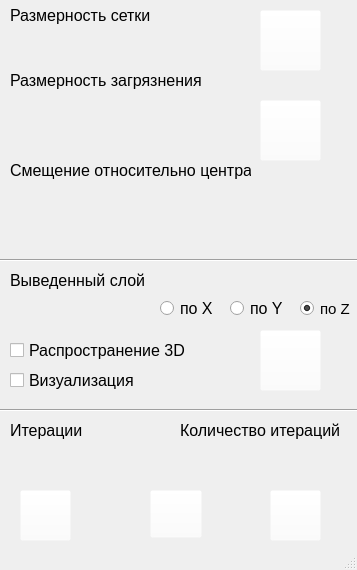
<?xml version="1.0" encoding="UTF-8"?>
<ui version="4.0">
 <class>MainWindow</class>
 <widget class="QMainWindow" name="MainWindow">
  <property name="geometry">
   <rect>
    <x>0</x>
    <y>0</y>
    <width>357</width>
    <height>570</height>
   </rect>
  </property>
  <property name="windowTitle">
   <string>Модель распространения загрязнения</string>
  </property>
  <property name="windowIcon">
   <iconset>
    <normaloff>science.png</normaloff>science.png</iconset>
  </property>
  <widget class="QWidget" name="centralwidget">
   <widget class="QLabel" name="label">
    <property name="geometry">
     <rect>
      <x>10</x>
      <y>0</y>
      <width>141</width>
      <height>31</height>
     </rect>
    </property>
    <property name="font">
     <font>
      <pointsize>12</pointsize>
     </font>
    </property>
    <property name="text">
     <string>Размерность сетки</string>
    </property>
   </widget>
   <widget class="QLabel" name="label_2">
    <property name="geometry">
     <rect>
      <x>10</x>
      <y>70</y>
      <width>211</width>
      <height>21</height>
     </rect>
    </property>
    <property name="font">
     <font>
      <pointsize>12</pointsize>
     </font>
    </property>
    <property name="text">
     <string>Размерность загрязнения</string>
    </property>
   </widget>
   <widget class="QTextEdit" name="grid">
    <property name="enabled">
     <bool>false</bool>
    </property>
    <property name="geometry">
     <rect>
      <x>10</x>
      <y>30</y>
      <width>171</width>
      <height>31</height>
     </rect>
    </property>
    <property name="styleSheet">
     <string notr="true">background-color: rgba(255, 255, 255, 0);</string>
    </property>
    <property name="html">
     <string>&lt;!DOCTYPE HTML PUBLIC &quot;-//W3C//DTD HTML 4.0//EN&quot; &quot;http://www.w3.org/TR/REC-html40/strict.dtd&quot;&gt;
&lt;html&gt;&lt;head&gt;&lt;meta name=&quot;qrichtext&quot; content=&quot;1&quot; /&gt;&lt;style type=&quot;text/css&quot;&gt;
p, li { white-space: pre-wrap; }
&lt;/style&gt;&lt;/head&gt;&lt;body style=&quot; font-family:'MS Shell Dlg 2'; font-size:8.25pt; font-weight:400; font-style:normal;&quot;&gt;
&lt;p style=&quot;-qt-paragraph-type:empty; margin-top:0px; margin-bottom:0px; margin-left:0px; margin-right:0px; -qt-block-indent:0; text-indent:0px;&quot;&gt;&lt;br /&gt;&lt;/p&gt;&lt;/body&gt;&lt;/html&gt;</string>
    </property>
   </widget>
   <widget class="QTextEdit" name="poll">
    <property name="enabled">
     <bool>false</bool>
    </property>
    <property name="geometry">
     <rect>
      <x>10</x>
      <y>100</y>
      <width>171</width>
      <height>51</height>
     </rect>
    </property>
    <property name="styleSheet">
     <string notr="true">background-color: rgba(255, 255, 255, 0);</string>
    </property>
    <property name="html">
     <string>&lt;!DOCTYPE HTML PUBLIC &quot;-//W3C//DTD HTML 4.0//EN&quot; &quot;http://www.w3.org/TR/REC-html40/strict.dtd&quot;&gt;
&lt;html&gt;&lt;head&gt;&lt;meta name=&quot;qrichtext&quot; content=&quot;1&quot; /&gt;&lt;style type=&quot;text/css&quot;&gt;
p, li { white-space: pre-wrap; }
&lt;/style&gt;&lt;/head&gt;&lt;body style=&quot; font-family:'MS Shell Dlg 2'; font-size:8.25pt; font-weight:400; font-style:normal;&quot;&gt;
&lt;p style=&quot;-qt-paragraph-type:empty; margin-top:0px; margin-bottom:0px; margin-left:0px; margin-right:0px; -qt-block-indent:0; text-indent:0px;&quot;&gt;&lt;br /&gt;&lt;/p&gt;&lt;/body&gt;&lt;/html&gt;</string>
    </property>
   </widget>
   <widget class="QTextEdit" name="layer">
    <property name="enabled">
     <bool>true</bool>
    </property>
    <property name="geometry">
     <rect>
      <x>10</x>
      <y>290</y>
      <width>141</width>
      <height>31</height>
     </rect>
    </property>
    <property name="styleSheet">
     <string notr="true">background-color: rgba(255, 255, 255, 0);</string>
    </property>
    <property name="html">
     <string>&lt;!DOCTYPE HTML PUBLIC &quot;-//W3C//DTD HTML 4.0//EN&quot; &quot;http://www.w3.org/TR/REC-html40/strict.dtd&quot;&gt;
&lt;html&gt;&lt;head&gt;&lt;meta name=&quot;qrichtext&quot; content=&quot;1&quot; /&gt;&lt;style type=&quot;text/css&quot;&gt;
p, li { white-space: pre-wrap; }
&lt;/style&gt;&lt;/head&gt;&lt;body style=&quot; font-family:'MS Shell Dlg 2'; font-size:8.25pt; font-weight:400; font-style:normal;&quot;&gt;
&lt;p style=&quot;-qt-paragraph-type:empty; margin-top:0px; margin-bottom:0px; margin-left:0px; margin-right:0px; -qt-block-indent:0; text-indent:0px;&quot;&gt;&lt;br /&gt;&lt;/p&gt;&lt;/body&gt;&lt;/html&gt;</string>
    </property>
   </widget>
   <widget class="QLabel" name="label_4">
    <property name="geometry">
     <rect>
      <x>10</x>
      <y>270</y>
      <width>141</width>
      <height>21</height>
     </rect>
    </property>
    <property name="font">
     <font>
      <pointsize>12</pointsize>
     </font>
    </property>
    <property name="text">
     <string>Выведенный слой</string>
    </property>
   </widget>
   <widget class="QTextEdit" name="textEdit_5">
    <property name="enabled">
     <bool>true</bool>
    </property>
    <property name="geometry">
     <rect>
      <x>180</x>
      <y>450</y>
      <width>141</width>
      <height>31</height>
     </rect>
    </property>
    <property name="styleSheet">
     <string notr="true">background-color: rgba(255, 255, 255, 0);</string>
    </property>
    <property name="html">
     <string>&lt;!DOCTYPE HTML PUBLIC &quot;-//W3C//DTD HTML 4.0//EN&quot; &quot;http://www.w3.org/TR/REC-html40/strict.dtd&quot;&gt;
&lt;html&gt;&lt;head&gt;&lt;meta name=&quot;qrichtext&quot; content=&quot;1&quot; /&gt;&lt;style type=&quot;text/css&quot;&gt;
p, li { white-space: pre-wrap; }
&lt;/style&gt;&lt;/head&gt;&lt;body style=&quot; font-family:'MS Shell Dlg 2'; font-size:8.25pt; font-weight:400; font-style:normal;&quot;&gt;
&lt;p style=&quot;-qt-paragraph-type:empty; margin-top:0px; margin-bottom:0px; margin-left:0px; margin-right:0px; -qt-block-indent:0; text-indent:0px;&quot;&gt;&lt;br /&gt;&lt;/p&gt;&lt;/body&gt;&lt;/html&gt;</string>
    </property>
   </widget>
   <widget class="QLabel" name="label_5">
    <property name="geometry">
     <rect>
      <x>180</x>
      <y>420</y>
      <width>161</width>
      <height>21</height>
     </rect>
    </property>
    <property name="font">
     <font>
      <pointsize>12</pointsize>
     </font>
    </property>
    <property name="text">
     <string>Количество итераций</string>
    </property>
   </widget>
   <widget class="QPushButton" name="start">
    <property name="geometry">
     <rect>
      <x>270</x>
      <y>490</y>
      <width>51</width>
      <height>51</height>
     </rect>
    </property>
    <property name="toolTip">
     <string>Запуск</string>
    </property>
    <property name="styleSheet">
     <string notr="true">background-color: rgba(255, 255, 255, 0);</string>
    </property>
    <property name="text">
     <string/>
    </property>
    <property name="icon">
     <iconset>
      <normaloff>power-button.png</normaloff>power-button.png</iconset>
    </property>
    <property name="iconSize">
     <size>
      <width>40</width>
      <height>40</height>
     </size>
    </property>
   </widget>
   <widget class="QPushButton" name="reset">
    <property name="geometry">
     <rect>
      <x>150</x>
      <y>490</y>
      <width>52</width>
      <height>48</height>
     </rect>
    </property>
    <property name="toolTip">
     <string>Сброс</string>
    </property>
    <property name="styleSheet">
     <string notr="true">background-color: rgba(255, 255, 255, 0);</string>
    </property>
    <property name="text">
     <string/>
    </property>
    <property name="icon">
     <iconset>
      <normaloff>refresh.png</normaloff>refresh.png</iconset>
    </property>
    <property name="iconSize">
     <size>
      <width>40</width>
      <height>40</height>
     </size>
    </property>
   </widget>
   <widget class="QPushButton" name="excel">
    <property name="geometry">
     <rect>
      <x>20</x>
      <y>490</y>
      <width>51</width>
      <height>51</height>
     </rect>
    </property>
    <property name="toolTip">
     <string>Excel</string>
    </property>
    <property name="styleSheet">
     <string notr="true">background-color: rgba(255, 255, 255, 0);</string>
    </property>
    <property name="text">
     <string/>
    </property>
    <property name="icon">
     <iconset>
      <normaloff>paper.png</normaloff>paper.png</iconset>
    </property>
    <property name="iconSize">
     <size>
      <width>40</width>
      <height>40</height>
     </size>
    </property>
   </widget>
   <widget class="Line" name="line">
    <property name="geometry">
     <rect>
      <x>0</x>
      <y>250</y>
      <width>361</width>
      <height>20</height>
     </rect>
    </property>
    <property name="orientation">
     <enum>Qt::Horizontal</enum>
    </property>
   </widget>
   <widget class="QPushButton" name="set_poll">
    <property name="geometry">
     <rect>
      <x>260</x>
      <y>100</y>
      <width>61</width>
      <height>61</height>
     </rect>
    </property>
    <property name="toolTip">
     <string>Загрязнение</string>
    </property>
    <property name="styleSheet">
     <string notr="true">background-color: rgba(255, 255, 255, 0);</string>
    </property>
    <property name="text">
     <string/>
    </property>
    <property name="icon">
     <iconset>
      <normaloff>menu.png</normaloff>menu.png</iconset>
    </property>
    <property name="iconSize">
     <size>
      <width>40</width>
      <height>40</height>
     </size>
    </property>
   </widget>
   <widget class="QPushButton" name="set_grid">
    <property name="geometry">
     <rect>
      <x>260</x>
      <y>10</y>
      <width>61</width>
      <height>61</height>
     </rect>
    </property>
    <property name="toolTip">
     <string>Размерность сетки</string>
    </property>
    <property name="styleSheet">
     <string notr="true">background-color: rgba(255, 255, 255, 0);</string>
    </property>
    <property name="text">
     <string/>
    </property>
    <property name="icon">
     <iconset>
      <normaloff>menu.png</normaloff>menu.png</iconset>
    </property>
    <property name="iconSize">
     <size>
      <width>40</width>
      <height>40</height>
     </size>
    </property>
   </widget>
   <widget class="QLabel" name="label_6">
    <property name="geometry">
     <rect>
      <x>10</x>
      <y>420</y>
      <width>101</width>
      <height>21</height>
     </rect>
    </property>
    <property name="font">
     <font>
      <pointsize>12</pointsize>
     </font>
    </property>
    <property name="text">
     <string>Итерации</string>
    </property>
   </widget>
   <widget class="QTextEdit" name="textEdit_6">
    <property name="enabled">
     <bool>false</bool>
    </property>
    <property name="geometry">
     <rect>
      <x>10</x>
      <y>450</y>
      <width>141</width>
      <height>31</height>
     </rect>
    </property>
    <property name="styleSheet">
     <string notr="true">background-color: rgba(255, 255, 255, 0);</string>
    </property>
    <property name="html">
     <string>&lt;!DOCTYPE HTML PUBLIC &quot;-//W3C//DTD HTML 4.0//EN&quot; &quot;http://www.w3.org/TR/REC-html40/strict.dtd&quot;&gt;
&lt;html&gt;&lt;head&gt;&lt;meta name=&quot;qrichtext&quot; content=&quot;1&quot; /&gt;&lt;style type=&quot;text/css&quot;&gt;
p, li { white-space: pre-wrap; }
&lt;/style&gt;&lt;/head&gt;&lt;body style=&quot; font-family:'MS Shell Dlg 2'; font-size:8.25pt; font-weight:400; font-style:normal;&quot;&gt;
&lt;p style=&quot;-qt-paragraph-type:empty; margin-top:0px; margin-bottom:0px; margin-left:0px; margin-right:0px; -qt-block-indent:0; text-indent:0px;&quot;&gt;&lt;br /&gt;&lt;/p&gt;&lt;/body&gt;&lt;/html&gt;</string>
    </property>
   </widget>
   <widget class="QTextEdit" name="bias">
    <property name="enabled">
     <bool>false</bool>
    </property>
    <property name="geometry">
     <rect>
      <x>10</x>
      <y>190</y>
      <width>171</width>
      <height>51</height>
     </rect>
    </property>
    <property name="styleSheet">
     <string notr="true">background-color: rgba(255, 255, 255, 0);</string>
    </property>
    <property name="html">
     <string>&lt;!DOCTYPE HTML PUBLIC &quot;-//W3C//DTD HTML 4.0//EN&quot; &quot;http://www.w3.org/TR/REC-html40/strict.dtd&quot;&gt;
&lt;html&gt;&lt;head&gt;&lt;meta name=&quot;qrichtext&quot; content=&quot;1&quot; /&gt;&lt;style type=&quot;text/css&quot;&gt;
p, li { white-space: pre-wrap; }
&lt;/style&gt;&lt;/head&gt;&lt;body style=&quot; font-family:'MS Shell Dlg 2'; font-size:8.25pt; font-weight:400; font-style:normal;&quot;&gt;
&lt;p style=&quot;-qt-paragraph-type:empty; margin-top:0px; margin-bottom:0px; margin-left:0px; margin-right:0px; -qt-block-indent:0; text-indent:0px;&quot;&gt;&lt;br /&gt;&lt;/p&gt;&lt;/body&gt;&lt;/html&gt;</string>
    </property>
   </widget>
   <widget class="QLabel" name="label_3">
    <property name="geometry">
     <rect>
      <x>10</x>
      <y>160</y>
      <width>241</width>
      <height>21</height>
     </rect>
    </property>
    <property name="font">
     <font>
      <pointsize>12</pointsize>
     </font>
    </property>
    <property name="text">
     <string>Смещение относительно центра</string>
    </property>
   </widget>
   <widget class="QRadioButton" name="radioButton">
    <property name="geometry">
     <rect>
      <x>160</x>
      <y>300</y>
      <width>61</width>
      <height>17</height>
     </rect>
    </property>
    <property name="font">
     <font>
      <pointsize>12</pointsize>
     </font>
    </property>
    <property name="text">
     <string>по X</string>
    </property>
   </widget>
   <widget class="QRadioButton" name="radioButton_2">
    <property name="geometry">
     <rect>
      <x>230</x>
      <y>300</y>
      <width>61</width>
      <height>17</height>
     </rect>
    </property>
    <property name="font">
     <font>
      <pointsize>12</pointsize>
     </font>
    </property>
    <property name="text">
     <string>по Y</string>
    </property>
   </widget>
   <widget class="QRadioButton" name="radioButton_3">
    <property name="geometry">
     <rect>
      <x>300</x>
      <y>300</y>
      <width>61</width>
      <height>17</height>
     </rect>
    </property>
    <property name="font">
     <font>
      <pointsize>11</pointsize>
     </font>
    </property>
    <property name="autoFillBackground">
     <bool>false</bool>
    </property>
    <property name="text">
     <string>по Z</string>
    </property>
    <property name="checked">
     <bool>true</bool>
    </property>
   </widget>
   <widget class="QCheckBox" name="checkBox">
    <property name="geometry">
     <rect>
      <x>10</x>
      <y>370</y>
      <width>151</width>
      <height>21</height>
     </rect>
    </property>
    <property name="font">
     <font>
      <pointsize>12</pointsize>
     </font>
    </property>
    <property name="text">
     <string>Визуализация</string>
    </property>
   </widget>
   <widget class="QPushButton" name="set_color">
    <property name="geometry">
     <rect>
      <x>260</x>
      <y>330</y>
      <width>61</width>
      <height>61</height>
     </rect>
    </property>
    <property name="toolTip">
     <string>Цвет графика</string>
    </property>
    <property name="styleSheet">
     <string notr="true">background-color: rgba(255, 255, 255, 0);</string>
    </property>
    <property name="text">
     <string/>
    </property>
    <property name="icon">
     <iconset>
      <normaloff>menu.png</normaloff>menu.png</iconset>
    </property>
    <property name="iconSize">
     <size>
      <width>40</width>
      <height>40</height>
     </size>
    </property>
   </widget>
   <widget class="Line" name="line_2">
    <property name="geometry">
     <rect>
      <x>0</x>
      <y>400</y>
      <width>361</width>
      <height>20</height>
     </rect>
    </property>
    <property name="orientation">
     <enum>Qt::Horizontal</enum>
    </property>
   </widget>
   <widget class="QCheckBox" name="checkBox_2">
    <property name="geometry">
     <rect>
      <x>10</x>
      <y>340</y>
      <width>181</width>
      <height>21</height>
     </rect>
    </property>
    <property name="font">
     <font>
      <pointsize>12</pointsize>
     </font>
    </property>
    <property name="text">
     <string>Распространение 3D</string>
    </property>
   </widget>
  </widget>
  <widget class="QMenuBar" name="menubar">
   <property name="geometry">
    <rect>
     <x>0</x>
     <y>0</y>
     <width>357</width>
     <height>21</height>
    </rect>
   </property>
  </widget>
  <widget class="QStatusBar" name="statusbar"/>
 </widget>
 <resources/>
 <connections/>
</ui>
